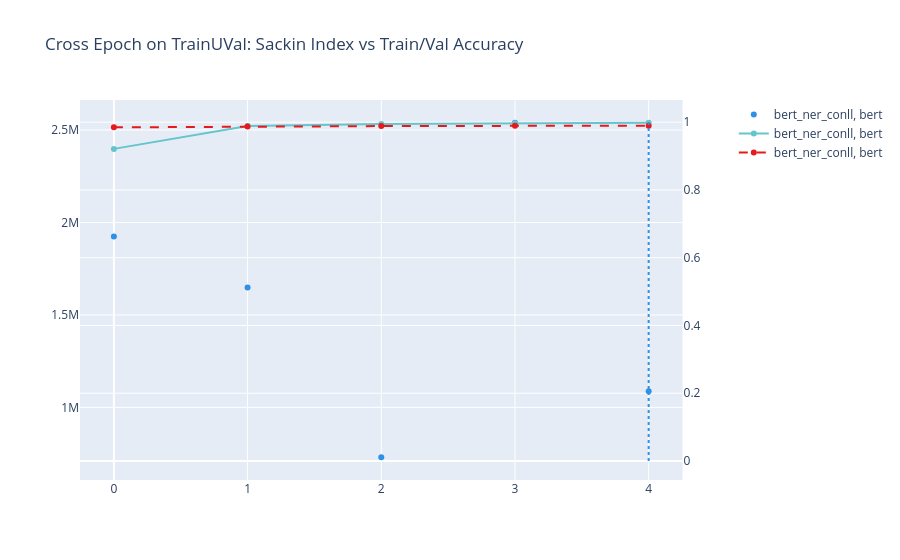

This figure's notebook cell:
### Code cell
# epoch_trainUval = pd.concat([epoch_data[(epoch_data['split'] == 'trainUval')], epoch_data_better[(epoch_data_better['split'] == 'trainUval')]])
epoch_trainUval = pd.concat([data[(data['split'] == 'trainUval')]])
epoch_trainUval = epoch_trainUval.sort_values(by='epoch')

fig = make_subplots(specs=[[{"secondary_y": True}]], )

sackin_scatter_trainUval = px.scatter(epoch_trainUval, x='epoch', y='sackin_index', color="dataset", color_discrete_sequence=color_seq, symbol="model")
train_acc_trainUval = px.line(epoch_trainUval, x='epoch', y='train_acc', color="dataset", color_discrete_sequence=color_seq_train, symbol="model")
val_acc_trainUval = px.line(epoch_trainUval, x='epoch', y='val_acc', color="dataset", color_discrete_sequence=color_seq_val, symbol="model", line_dash_sequence=['dash'])

for i in range(len(tuple(sackin_scatter_trainUval.data))):
	# get dataset, model out of the trace
	dataset, model = str(sackin_scatter_trainUval.data[i]['name']).split(", ")
    
	all_epochs = epoch_trainUval[(epoch_trainUval['dataset'] == dataset) & (epoch_trainUval['model'] == model)]
	# find the epoch where val acc is maximum
	best_epoch = all_epochs.sort_values(by='val_acc', ascending=False).iloc[0]['epoch']

	fig.add_trace(
		sackin_scatter_trainUval.data[i],
		secondary_y=False,
	)

	# fig.update_yaxes(type="log", secondary_y=False)

	fig.add_trace(
		train_acc_trainUval.data[i],
		secondary_y=True,
	)
 
	fig.add_trace(
		val_acc_trainUval.data[i],
		secondary_y=True,
	)
 
	# add a vertical line at best epoch
	fig.add_trace(go.Scatter(x=[best_epoch, best_epoch], y=[0, 1], mode="lines", line=dict(color=sackin_scatter_trainUval.data[i]['marker']['color'], dash="dot"), legendgroup=sackin_scatter_trainUval.data[i]['name'], showlegend=False), secondary_y=True)

# set title
fig.update_layout(
	title_text="Cross Epoch on TrainUVal: Sackin Index vs Train/Val Accuracy"
)
fig.show()

### Figure 1 — Plotly figure (JSON) as saved in the notebook; plotly's stock layout.template omitted (floating-point values rounded to 4 significant figures)
{"data": [{"hovertemplate": "dataset=bert_ner_conll<br>model=bert<br>epoch=%{x}<br>sackin_index=%{y}<extra></extra>", "legendgroup": "bert_ner_conll, bert", "marker": {"color": "#2E91E5", "symbol": "circle"}, "mode": "markers", "name": "bert_ner_conll, bert", "orientation": "v", "showlegend": true, "type": "scatter", "x": [0, 1, 2, 3, 4], "xaxis": "x", "y": [1924000.0, 1649000.0, 730300.0, 2539000.0, 1087000.0], "yaxis": "y"}, {"hovertemplate": "dataset=bert_ner_conll<br>model=bert<br>epoch=%{x}<br>train_acc=%{y}<extra></extra>", "legendgroup": "bert_ner_conll, bert", "line": {"color": "rgb(102, 197, 204)", "dash": "solid"}, "marker": {"symbol": "circle"}, "mode": "lines+markers", "name": "bert_ner_conll, bert", "orientation": "v", "showlegend": true, "type": "scatter", "x": [0, 1, 2, 3, 4], "xaxis": "x", "y": [0.9212, 0.989, 0.9947, 0.9971, 0.9983], "yaxis": "y2"}, {"hovertemplate": "dataset=bert_ner_conll<br>model=bert<br>epoch=%{x}<br>val_acc=%{y}<extra></extra>", "legendgroup": "bert_ner_conll, bert", "line": {"color": "rgb(228,26,28)", "dash": "dash"}, "marker": {"symbol": "circle"}, "mode": "lines+markers", "name": "bert_ner_conll, bert", "orientation": "v", "showlegend": true, "type": "scatter", "x": [0, 1, 2, 3, 4], "xaxis": "x", "y": [0.9847, 0.987, 0.9885, 0.9892, 0.9896], "yaxis": "y2"}, {"legendgroup": "bert_ner_conll, bert", "line": {"color": "#2E91E5", "dash": "dot"}, "mode": "lines", "showlegend": false, "type": "scatter", "x": [4, 4], "xaxis": "x", "y": [0, 1], "yaxis": "y2"}], "layout": {"title": {"text": "Cross Epoch on TrainUVal: Sackin Index vs Train/Val Accuracy"}, "xaxis": {"anchor": "y", "domain": [0, 0.94]}, "yaxis": {"anchor": "x", "domain": [0, 1]}, "yaxis2": {"anchor": "x", "overlaying": "y", "side": "right"}}}
